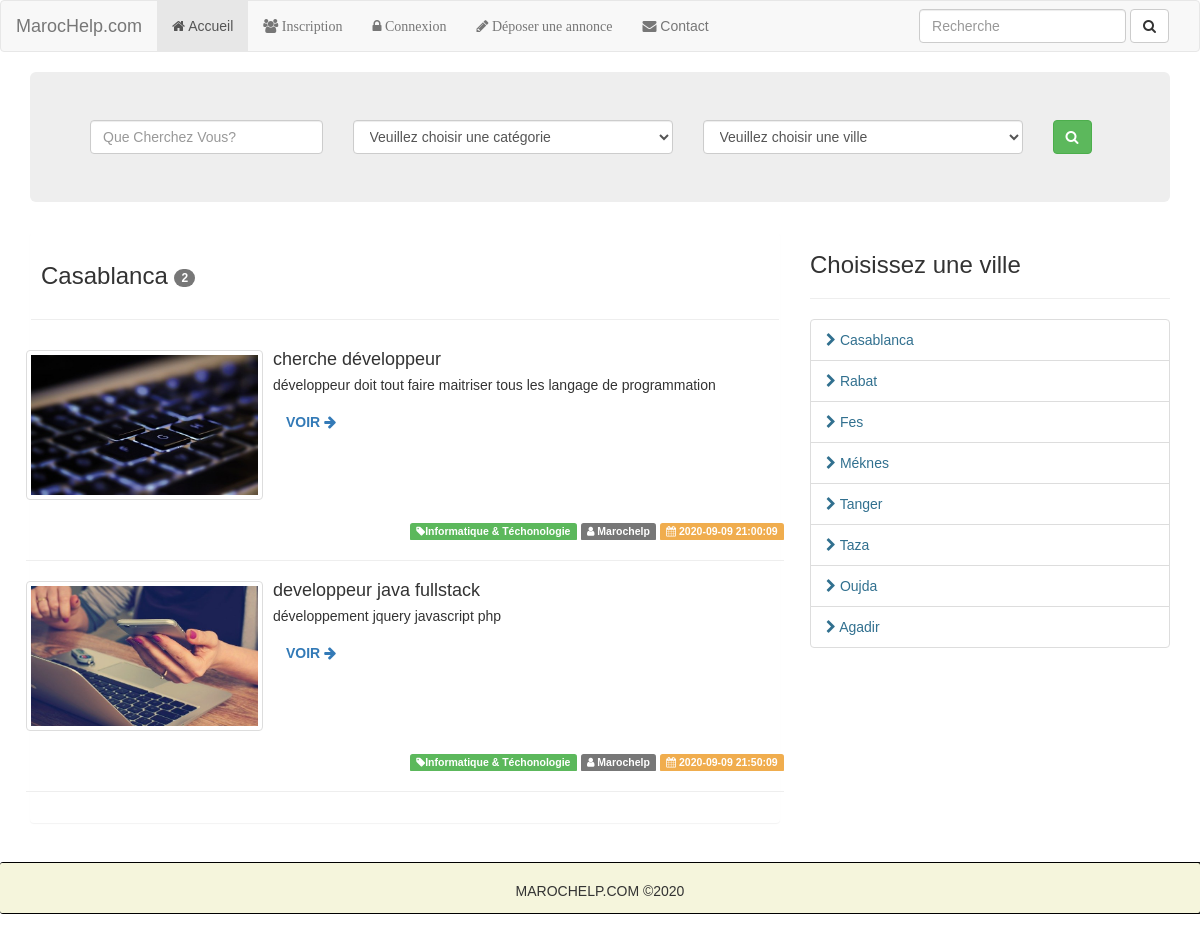
/ads/city/Casablanca, run on the app's committed database.
### tables this page shows
CREATE TABLE IF NOT EXISTS `ads` (
  `id` int(11) NOT NULL AUTO_INCREMENT,
  `user_id` int(11) NOT NULL,
  `category` varchar(255) NOT NULL,
  `title` varchar(255) NOT NULL,
  `body` varchar(255) NOT NULL,
  `city` varchar(255) NOT NULL,
  `image` varchar(255) NOT NULL,
  `created` varchar(255) NOT NULL,
  PRIMARY KEY (`id`)
);

### application/controllers/Ads.php (called while the page is built, shortened)
<?php
class Ads extends CI_Controller {
	public function city()
	{
		$data['annonces'] = $this->Ads_model->get_annonce_by_city($this->uri->segment(3));
		$this->load->view('ads/by-city',$data);
    }
}

### index.php (called while the page is built, shortened)
<?php
require_once BASEPATH.'core/CodeIgniter.php';

### application/models/Ads_model.php (called while the page is built, shortened)
<?php
class Ads_model extends CI_Model
{
    public function get_annonce_by_city($city){
        $this->db->select('*');
        $this->db->from('ads');
        $this->db->where(array('city'=>$city));
        $annonces = $this->db->get();
        return $annonces->result();
    }
}
?>

### application/views/ads/by-city.php (the view, shortened to what this page needs)
<div class="container">
    <div class="jumbotron">
        <div class="row">
            <form action="<?php echo base_url();?>ads/find" method="post">
                <div class="col-md-3">
                    <input type="text" name="search" placeholder="Que Cherchez Vous?" class="form-control">
                </div>
                <div class="col-md-4">
                    <select  name="cat" class="form-control">
                        <option selected disabled>Veuillez choisir une catégorie</option>
                    </select>
                </div>
                <div class="col-md-4">
                    <select  name="city" class="form-control">
                        <option selected disabled>Veuillez choisir une ville</option>
                    </select>
                </div>
                <div class="col-md-1">
                    <button type="submit" name="submit" class="btn btn-success"><i class="fa fa-search"></i></button>
                </div>
            </form>
        </div>
    </div>
    <div class="row">
        <div class="col-md-8">
            <div class="panel">
                <h3 class="text-default" style="padding:10px;">
                    <?php
                      if($this->uri->segment(3) == "M%C3%A9knes"){
                          echo str_replace('%C3%A9','é',$this->uri->segment(3));
                      }else{
                          echo $this->uri->segment(3);
                      }
                    ?>
                <span class="badge"> <?php echo count($annonces);?></span></h3>
                <hr>
                <div class="row" style="padding:10px;">
                <?php foreach($annonces as $annonce):?>
                    <div class="media">
                        <div class="media-left">
                            <a href="#">
                               <img class="media-object thumbnail" width="237" src="<?php  echo base_url();?>/assets/uploads/<?php echo $annonce->image;?>" height="150" alt="...">
                            </a>
                        </div>
                        <div class="media-body">
                            <h4 class="media-heading"><?php echo $annonce->title;?></h4>
                            <p><?php echo $annonce->body;?></p>
                            <p><a href="<?php echo base_url();?>ads/view/<?php echo $annonce->id;?>" class="btn btn-link">Voir <i class="fa fa-arrow-right"></i></a></p>
                        </div>
                        <div class="media-footer" align="right">
                            <span class="label label-success"><i class="fa fa-tag"></i><?php echo $annonce->category;?></span>
                            <span class="label label-default"><i class="fa fa-user"></i> Marochelp</span>
                            <span class="label label-warning"><i class="fa fa-calendar"></i> <?php echo $annonce->created;?></span>
                        </div>
                    </div>
                    <hr>
                <?php endforeach;?>
                </div>
            </div>
        </div>
        <div class="col-md-4">
            <h3 class="text-default">Choisissez une ville</h3>
            <hr>
            <ul class="list-group">
                <li class="list-group-item">
                    <a href="<?php echo base_url();?>ads/city/Casablanca" class="text-info"><i class="fa fa-chevron-right"></i> Casablanca</a>
                </li>
                <li class="list-group-item">
                    <a href="<?php echo base_url();?>ads/city/Rabat" class="text-info"><i class="fa fa-chevron-right"></i> Rabat</a></li>
                <li class="list-group-item">
                    <a href="<?php echo base_url();?>ads/city/Fes" class="text-info"><i class="fa fa-chevron-right"></i> Fes</a>
                </li>
                <li class="list-group-item">
                    <a href="<?php echo base_url();?>ads/city/Méknes" class="text-info"><i class="fa fa-chevron-right"></i> Méknes</a>
                </li>
                <li class="list-group-item">
                    <a href="<?php echo base_url();?>ads/city/Tanger" class="text-info"><i class="fa fa-chevron-right"></i> Tanger</a>
                </li>
                <li class="list-group-item">
                    <a href="<?php echo base_url();?>ads/city/Taza" class="text-info"><i class="fa fa-chevron-right"></i> Taza</a>
                </li>
                <li class="list-group-item">
                    <a href="<?php echo base_url();?>ads/city/Oujda" class="text-info"><i class="fa fa-chevron-right"></i> Oujda</a>
                </li>
                <li class="list-group-item">
                    <a href="<?php echo base_url();?>ads/city/Agadir" class="text-info"><i class="fa fa-chevron-right"></i> Agadir</a>
                </li>
            </ul>
        </div>
    </div>
</div>

### assets/css/custom.css (style rules this page uses)
body { font-family: Verdana, Geneva, Tahoma, sans-serif; }
img { border:1px solid #000000; }
p a.btn-link { text-align: center; text-transform: uppercase; font-weight: 700; font-family: Verdana, Geneva, Tahoma, sans-serif; transition: color .3s ease; }

### data on the page
ads: image (picture), title "cherche développeur", body "développeur doit tout faire maitriser tous les langage de programmation", category "Informatique & Téchonologie", created "2020-09-09 21:00:09"
ads: image (picture), title "developpeur java fullstack", body "développement jquery javascript php", category "Informatique & Téchonologie", created "2020-09-09 21:50:09"

### other printed values
$this->uri->segment(3) "Casablanca"
count($annonces) "2"
